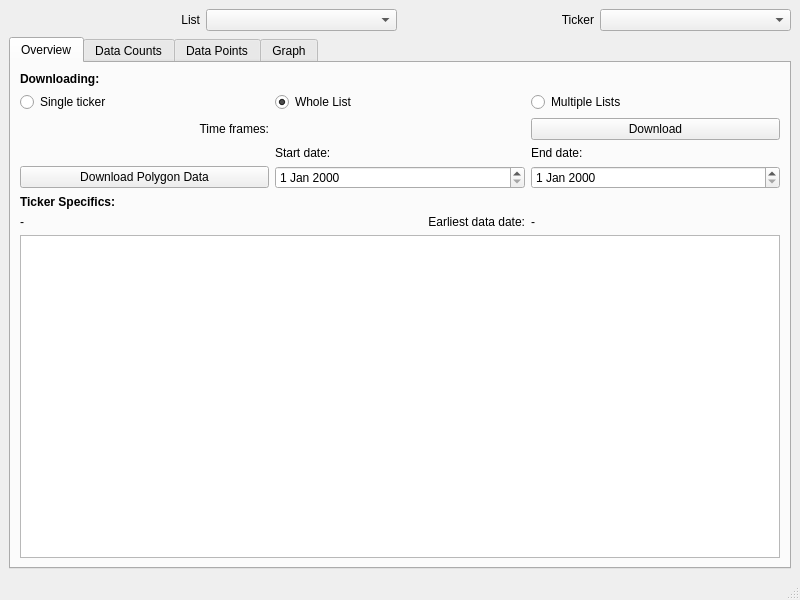
<?xml version="1.0" encoding="UTF-8"?>
<ui version="4.0">
 <class>MainWindow</class>
 <widget class="QMainWindow" name="MainWindow">
  <property name="geometry">
   <rect>
    <x>0</x>
    <y>0</y>
    <width>800</width>
    <height>600</height>
   </rect>
  </property>
  <property name="windowTitle">
   <string>Movers</string>
  </property>
  <widget class="QWidget" name="centralwidget">
   <layout class="QGridLayout" name="gridLayout">
    <item row="0" column="0">
     <layout class="QHBoxLayout" name="horizontalLayout_2">
      <item>
       <widget class="QLabel" name="label_2">
        <property name="text">
         <string>List</string>
        </property>
        <property name="alignment">
         <set>Qt::AlignRight|Qt::AlignTrailing|Qt::AlignVCenter</set>
        </property>
       </widget>
      </item>
      <item>
       <widget class="QComboBox" name="list_selector"/>
      </item>
      <item>
       <widget class="QLabel" name="label_7">
        <property name="layoutDirection">
         <enum>Qt::LeftToRight</enum>
        </property>
        <property name="text">
         <string>Ticker</string>
        </property>
        <property name="alignment">
         <set>Qt::AlignRight|Qt::AlignTrailing|Qt::AlignVCenter</set>
        </property>
       </widget>
      </item>
      <item>
       <widget class="QComboBox" name="ticker_selector"/>
      </item>
     </layout>
    </item>
    <item row="1" column="0">
     <widget class="QTabWidget" name="tab_widget">
      <property name="toolTip">
       <string>&lt;html&gt;&lt;head/&gt;&lt;body&gt;&lt;p&gt;Testing&lt;/p&gt;&lt;/body&gt;&lt;/html&gt;</string>
      </property>
      <property name="currentIndex">
       <number>0</number>
      </property>
      <widget class="QWidget" name="overview">
       <property name="accessibleName">
        <string>Movers</string>
       </property>
       <attribute name="title">
        <string>Overview</string>
       </attribute>
       <layout class="QGridLayout" name="gridLayout_4">
        <item row="0" column="0">
         <layout class="QGridLayout" name="download_control_layout">
          <item row="6" column="2">
           <widget class="QLabel" name="label_5">
            <property name="text">
             <string>Earliest data date:</string>
            </property>
            <property name="alignment">
             <set>Qt::AlignRight|Qt::AlignTrailing|Qt::AlignVCenter</set>
            </property>
           </widget>
          </item>
          <item row="3" column="2">
           <widget class="QLabel" name="label_11">
            <property name="text">
             <string>Start date:</string>
            </property>
           </widget>
          </item>
          <item row="4" column="2">
           <widget class="QDateEdit" name="dateEdit_2"/>
          </item>
          <item row="4" column="3">
           <widget class="QDateEdit" name="dateEdit"/>
          </item>
          <item row="5" column="1">
           <widget class="QLabel" name="label_8">
            <property name="font">
             <font>
              <bold>true</bold>
             </font>
            </property>
            <property name="text">
             <string>Ticker Specifics:</string>
            </property>
           </widget>
          </item>
          <item row="3" column="3">
           <widget class="QLabel" name="label_12">
            <property name="text">
             <string>End date:</string>
            </property>
           </widget>
          </item>
          <item row="0" column="1">
           <widget class="QLabel" name="label_10">
            <property name="font">
             <font>
              <bold>true</bold>
             </font>
            </property>
            <property name="text">
             <string>Downloading:</string>
            </property>
           </widget>
          </item>
          <item row="1" column="3">
           <widget class="QRadioButton" name="rb_all_lists">
            <property name="text">
             <string>Multiple Lists</string>
            </property>
            <attribute name="buttonGroup">
             <string notr="true">download_type_group</string>
            </attribute>
           </widget>
          </item>
          <item row="6" column="3">
           <widget class="QLabel" name="earliest_date_label">
            <property name="text">
             <string>-</string>
            </property>
           </widget>
          </item>
          <item row="1" column="1">
           <widget class="QRadioButton" name="rb_single_ticker">
            <property name="text">
             <string>Single ticker</string>
            </property>
            <attribute name="buttonGroup">
             <string notr="true">download_type_group</string>
            </attribute>
           </widget>
          </item>
          <item row="2" column="1">
           <layout class="QHBoxLayout" name="download_frame_layout">
            <item>
             <widget class="QLabel" name="label_6">
              <property name="text">
               <string>Time frames:</string>
              </property>
              <property name="alignment">
               <set>Qt::AlignRight|Qt::AlignTrailing|Qt::AlignVCenter</set>
              </property>
             </widget>
            </item>
           </layout>
          </item>
          <item row="1" column="2">
           <widget class="QRadioButton" name="rb_whole_list">
            <property name="text">
             <string>Whole List</string>
            </property>
            <property name="checked">
             <bool>true</bool>
            </property>
            <attribute name="buttonGroup">
             <string notr="true">download_type_group</string>
            </attribute>
           </widget>
          </item>
          <item row="6" column="1">
           <widget class="QLabel" name="ticker_description_label">
            <property name="text">
             <string>-</string>
            </property>
           </widget>
          </item>
          <item row="4" column="1">
           <layout class="QHBoxLayout" name="polygon_layout">
            <item>
             <widget class="QPushButton" name="download_polygon_button">
              <property name="sizePolicy">
               <sizepolicy hsizetype="Preferred" vsizetype="Fixed">
                <horstretch>0</horstretch>
                <verstretch>0</verstretch>
               </sizepolicy>
              </property>
              <property name="text">
               <string>Download Polygon Data</string>
              </property>
             </widget>
            </item>
           </layout>
          </item>
          <item row="2" column="3">
           <widget class="QPushButton" name="download_button">
            <property name="text">
             <string>Download</string>
            </property>
           </widget>
          </item>
         </layout>
        </item>
        <item row="1" column="0">
         <widget class="QTableView" name="data_ranges_table"/>
        </item>
       </layout>
      </widget>
      <widget class="QWidget" name="DataCounts">
       <attribute name="title">
        <string>Data Counts</string>
       </attribute>
       <layout class="QGridLayout" name="gridLayout_6">
        <item row="0" column="0">
         <widget class="QTableView" name="data_count_table"/>
        </item>
       </layout>
      </widget>
      <widget class="QWidget" name="tab">
       <attribute name="title">
        <string>Data Points</string>
       </attribute>
       <layout class="QGridLayout" name="gridLayout_9">
        <item row="1" column="0">
         <widget class="QTableView" name="data_point_table"/>
        </item>
        <item row="0" column="0">
         <layout class="QHBoxLayout" name="horizontalLayout_3" stretch="2,2">
          <item>
           <widget class="QLabel" name="label_3">
            <property name="text">
             <string>Time frame selection</string>
            </property>
            <property name="alignment">
             <set>Qt::AlignRight|Qt::AlignTrailing|Qt::AlignVCenter</set>
            </property>
           </widget>
          </item>
          <item>
           <widget class="QComboBox" name="bar_selector_point"/>
          </item>
         </layout>
        </item>
       </layout>
      </widget>
      <widget class="QWidget" name="graph_tab">
       <attribute name="title">
        <string>Graph</string>
       </attribute>
       <layout class="QGridLayout" name="gridLayout_7">
        <item row="0" column="0">
         <layout class="QGridLayout" name="graph_layout">
          <item row="0" column="0">
           <layout class="QHBoxLayout" name="horizontalLayout_4">
            <item>
             <widget class="QLabel" name="label_4">
              <property name="text">
               <string>Time frame selection:</string>
              </property>
              <property name="alignment">
               <set>Qt::AlignRight|Qt::AlignTrailing|Qt::AlignVCenter</set>
              </property>
             </widget>
            </item>
            <item>
             <widget class="QComboBox" name="bar_selector_graph"/>
            </item>
           </layout>
          </item>
         </layout>
        </item>
       </layout>
      </widget>
     </widget>
    </item>
   </layout>
  </widget>
  <widget class="QStatusBar" name="statusBar"/>
 </widget>
 <resources/>
 <connections/>
 <buttongroups>
  <buttongroup name="download_type_group"/>
 </buttongroups>
</ui>
